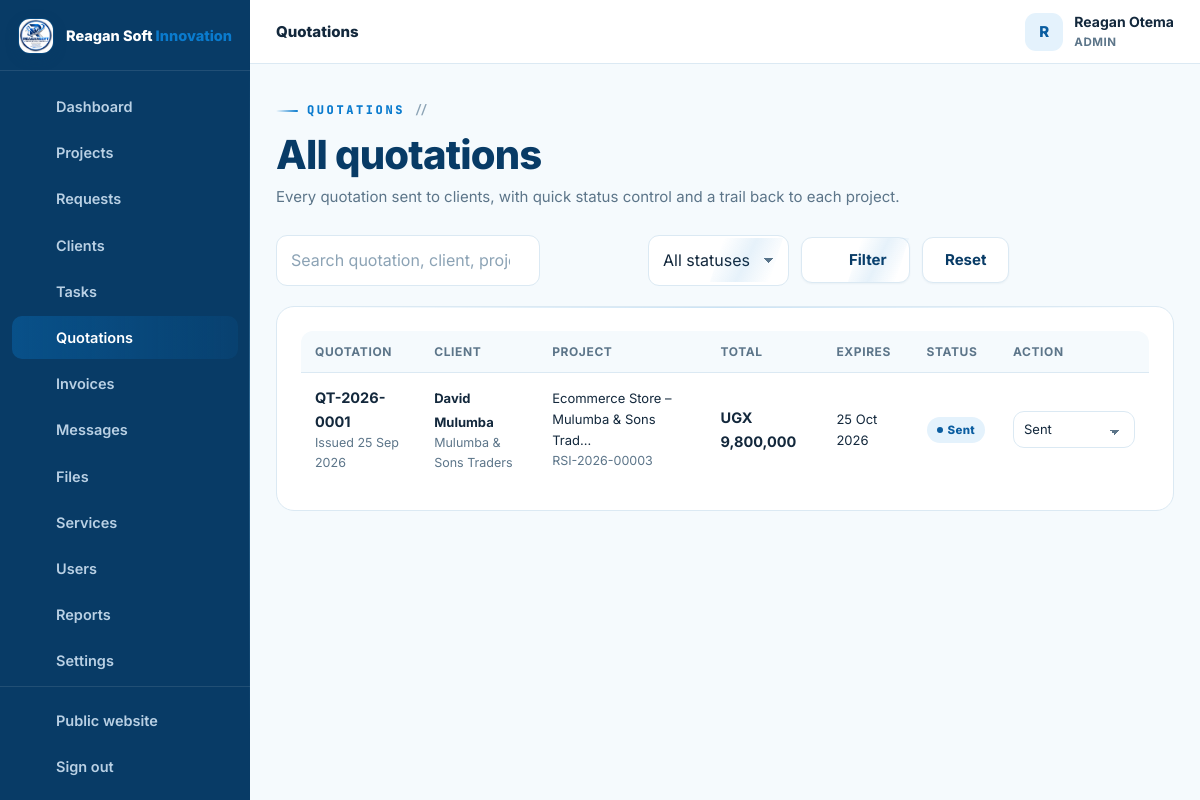
Screenshot of /admin/quotations.php (signed in) with the database file from the repository.
### tables this page shows
CREATE TABLE IF NOT EXISTS users (
  id INT UNSIGNED AUTO_INCREMENT PRIMARY KEY,
  full_name VARCHAR(150) NOT NULL,
  email VARCHAR(190) NOT NULL UNIQUE,
  phone VARCHAR(40) NULL,
  password_hash VARCHAR(255) NOT NULL,
  role ENUM('admin','staff','client') NOT NULL DEFAULT 'client',
  company VARCHAR(190) NULL,
  address VARCHAR(255) NULL,
  avatar VARCHAR(255) NULL,
  active TINYINT(1) NOT NULL DEFAULT 1,
  failed_logins INT UNSIGNED NOT NULL DEFAULT 0,
  locked_until DATETIME NULL,
  last_login_at DATETIME NULL,
  created_at TIMESTAMP DEFAULT CURRENT_TIMESTAMP,
  updated_at TIMESTAMP DEFAULT CURRENT_TIMESTAMP ON UPDATE CURRENT_TIMESTAMP,
  INDEX idx_users_role (role),
  INDEX idx_users_active (active)
);

CREATE TABLE IF NOT EXISTS quotations (
  id INT UNSIGNED AUTO_INCREMENT PRIMARY KEY,
  quotation_no VARCHAR(30) NOT NULL UNIQUE,
  project_id INT UNSIGNED NOT NULL,
  client_id INT UNSIGNED NOT NULL,
  issued_on DATE NOT NULL,
  expiry_date DATE NULL,
  subtotal DECIMAL(14,2) NOT NULL DEFAULT 0,
  discount DECIMAL(14,2) NOT NULL DEFAULT 0,
  tax_percent DECIMAL(5,2) NOT NULL DEFAULT 0,
  total DECIMAL(14,2) NOT NULL DEFAULT 0,
  status ENUM('draft','sent','accepted','rejected','expired','cancelled') NOT NULL DEFAULT 'draft',
  notes TEXT NULL,
  terms TEXT NULL,
  created_at TIMESTAMP DEFAULT CURRENT_TIMESTAMP,
  updated_at TIMESTAMP DEFAULT CURRENT_TIMESTAMP ON UPDATE CURRENT_TIMESTAMP,
  FOREIGN KEY (project_id) REFERENCES projects(id) ON DELETE CASCADE,
  FOREIGN KEY (client_id) REFERENCES users(id) ON DELETE CASCADE,
  INDEX idx_quotes_project (project_id),
  INDEX idx_quotes_client (client_id)
);

CREATE TABLE IF NOT EXISTS projects (
  id INT UNSIGNED AUTO_INCREMENT PRIMARY KEY,
  ref_no VARCHAR(30) NOT NULL UNIQUE,                
  client_id INT UNSIGNED NOT NULL,
  service_id INT UNSIGNED NULL,
  assigned_to INT UNSIGNED NULL,                     
  title VARCHAR(190) NOT NULL,
  description TEXT NOT NULL,
  requirements TEXT NULL,
  budget DECIMAL(14,2) NULL,
  priority ENUM('low','normal','high','urgent') NOT NULL DEFAULT 'normal',
  status ENUM('NEW','REVIEWING','QUOTATION','APPROVED','IN_PROGRESS','WAITING_FOR_CLIENT','TESTING','COMPLETED','CANCELLED') NOT NULL DEFAULT 'NEW',
  progress TINYINT UNSIGNED NOT NULL DEFAULT 0,
  deadline DATE NULL,
  started_at DATETIME NULL,
  completed_at DATETIME NULL,
  submitted_at TIMESTAMP DEFAULT CURRENT_TIMESTAMP,
  updated_at TIMESTAMP DEFAULT CURRENT_TIMESTAMP ON UPDATE CURRENT_TIMESTAMP,
  FOREIGN KEY (client_id) REFERENCES users(id) ON DELETE CASCADE,
  FOREIGN KEY (service_id) REFERENCES services(id) ON DELETE SET NULL,
  FOREIGN KEY (assigned_to) REFERENCES users(id) ON DELETE SET NULL,
  INDEX idx_projects_client (client_id),
  INDEX idx_projects_status (status),
  INDEX idx_projects_assigned (assigned_to),
  INDEX idx_projects_service (service_id)
);

### config/config.php (called while the page is built, shortened)
<?php
function db(): PDO {
    static $pdo = null;
    if ($pdo === null) {
        try {
            $pdo = new PDO(
                'mysql:host=' . DB_HOST . ';dbname=' . DB_NAME . ';charset=utf8mb4',
                DB_USER,
                DB_PASS,
                [
                    PDO::ATTR_ERRMODE            => PDO::ERRMODE_EXCEPTION,
                    PDO::ATTR_DEFAULT_FETCH_MODE => PDO::FETCH_ASSOC,
                    PDO::ATTR_EMULATE_PREPARES   => false,
                    PDO::ATTR_STRINGIFY_FETCHES  => false,
                    PDO::ATTR_TIMEOUT            => 5,
                    PDO::MYSQL_ATTR_INIT_COMMAND => "SET time_zone = '+03:00', NAMES utf8mb4 COLLATE utf8mb4_unicode_ci",
                ]
            );
        } catch (PDOException $e) {
            db_connection_failed($e);
        }
    }
    return $pdo;
}
function e(mixed $value): string {
    return htmlspecialchars((string)($value ?? ''), ENT_QUOTES, 'UTF-8');
}
function flash(string $key, ?string $value = null): ?string {
    $msg = $_SESSION['flash'][$key] ?? null;
    return $msg;
}
function app_url(string $path = ''): string {
    return APP_URL . ($path === '' ? '' : '/' . ltrim($path, '/'));
}
function current_user(): ?array {
    static $user = false;
    if ($user === false) {
        if (empty($_SESSION['user_id'])) {
            $user = null;
        } else {
            $st = db()->prepare('SELECT * FROM users WHERE id = ? AND active = 1 LIMIT 1');
            $st->execute([(int)$_SESSION['user_id']]);
            $user = $st->fetch() ?: null;
        }
    }
    return $user;
}
function is_logged_in(): bool {
    return current_user() !== null;
}
function user_role(): ?string {
    $u = current_user();
    return $u['role'] ?? null;
}
function require_login(): void {
    if (!is_logged_in()) {
        $_SESSION['intended'] = $_SERVER['REQUEST_URI'] ?? '';
        flash('error', 'Please sign in to continue.');
        redirect(app_url('login.php'));
    }
}
function require_staff(): void {
    require_login();
}
require_once __DIR__ . '/../inc/functions.php';

### admin/quotations.php (the view, shortened to what this page needs)
<?php
require __DIR__ . '/../config/config.php';
require_staff();
$pdo = db();
$st = $_GET['status'] ?? '';
$q  = trim($_GET['q'] ?? '');
$page = max(1, (int)($_GET['page'] ?? 1));
$perPage = 15;
$where = ['1=1'];
$params = [];
$whereSql = implode(' AND ', $where);
$count = $pdo->prepare("SELECT COUNT(*) c FROM quotations q JOIN projects p ON p.id = q.project_id JOIN users u ON u.id = q.client_id WHERE $whereSql");
$count->execute($params);
$pg = paginate((int)$count->fetch()['c'], $perPage, $page);
$sql = "SELECT q.*, u.full_name AS client_name, u.company, p.title AS project_title, p.ref_no AS project_ref, p.id AS project_id
        FROM quotations q
        JOIN projects p ON p.id = q.project_id
        JOIN users u ON u.id = q.client_id
        WHERE $whereSql
        ORDER BY q.created_at DESC
        LIMIT $perPage OFFSET {$pg['offset']}";
$stm = $pdo->prepare($sql); $stm->execute($params);
$quotes = $stm->fetchAll();
$currency = settings('currency');
dashboard_head(['title' => 'Quotations', 'active' => 'quotations', 'crumb' => 'Quotations']);
?>
<div class="dash-head">
  <div>
    <span class="eyebrow">Quotations</span>
    <h2>All quotations</h2>
    <p class="sub">Every quotation sent to clients, with quick status control and a trail back to each project.</p>
  </div>
</div>
<form class="toolbar" method="get" action="quotations.php">
  <div class="field" style="margin:0;flex-grow:1;max-width:360px">
    <input class="input" id="q" name="q" type="search" placeholder="Search quotation, client, project…" value="<?= e($q) ?>">
  </div>
  <div class="field" style="margin:0"><label class="visually-hidden" for="status">Status</label>
    <select class="select" id="status" name="status">
      <option value="">All statuses</option>
    </select>
  </div>
  <button class="btn btn-ghost" type="submit"><?= icon('search') ?> Filter</button>
  <a class="btn btn-ghost" href="quotations.php">Reset</a>
</form>
<section class="panel">
  <?php if ($quotes): ?>
    <div class="table-wrap">
      <table class="table">
        <thead><tr><th>Quotation</th><th>Client</th><th>Project</th><th>Total</th><th>Expires</th><th>Status</th><th>Action</th></tr></thead>
        <tbody>
          <?php foreach ($quotes as $qu): ?>
            <tr>
              <td><a class="row-title" href="<?= app_url('admin/project.php?id=' . (int)$qu['project_id'] . '&tab=quotation') ?>"><?= e($qu['quotation_no']) ?></a><div class="row-sub">Issued <?= fmt_date($qu['issued_on']) ?></div></td>
              <td><b class="small"><?= e($qu['client_name']) ?></b><div class="row-sub"><?= e($qu['company'] ?? '—') ?></div></td>
              <td class="small"><?= e(truncate($qu['project_title'], 38)) ?><div class="row-sub"><?= e($qu['project_ref']) ?></div></td>
              <td><b><?= money($qu['total'], $currency) ?></b></td>
              <td class="small"><?= fmt_date($qu['expiry_date']) ?></td>
              <td><?= status_badge($qu['status']) ?></td>
              <td style="min-width:150px">
                <form method="post">
                  <select class="select" name="status" onchange="this.form.submit()" style="padding:7px 30px 7px 10px;font-size:13px">
                    <?php foreach (['draft', 'sent', 'accepted', 'rejected', 'expired', 'cancelled'] as $s): ?><option value="<?= $s ?>" <?= $qu['status'] === $s ? 'selected' : '' ?>><?= e(ucfirst($s)) ?></option><?php endforeach; ?>
                  </select>
                </form>
              </td>
            </tr>
          <?php endforeach; ?>
        </tbody>
      </table>
    </div>
  <?php else: ?>
    <div class="empty"><?= icon('doc') ?><h4>No quotations found</h4><p><?= ($q || $st) ? 'No quotations match your filters.' : 'Create quotations from inside a project when a request is ready.' ?></p></div>
  <?php endif; ?>
</section>
<?php dashboard_footer(); ?>

### inc/layout.php (shortened to what this page needs)
<?php
function dashboard_nav_items(): array {
    $role = user_role();
    $client = [
        ['dashboard', 'Dashboard', app_url('client/index.php'), 'dashboard'],
        ['projects', 'My Projects', app_url('client/projects.php'), 'folder'],
        ['request', 'New Request', app_url('client/request.php'), 'plus'],
        ['messages', 'Messages', app_url('client/messages.php'), 'chat'],
        ['files', 'Files', app_url('client/files.php'), 'file'],
        ['notifications', 'Notifications', app_url('client/notifications.php'), 'bell'],
        ['profile', 'Profile', app_url('client/profile.php'), 'user'],
    ];
    $staff = [
        ['dashboard', 'Dashboard', app_url('admin/index.php'), 'dashboard'],
        ['projects', 'Projects', app_url('admin/projects.php'), 'folder'],
        ['requests', 'Requests', app_url('admin/requests.php'), 'inbox'],
        ['clients', 'Clients', app_url('admin/clients.php'), 'users'],
        ['tasks', 'Tasks', app_url('admin/tasks.php'), 'list'],
        ['quotations', 'Quotations', app_url('admin/quotations.php'), 'doc'],
        ['invoices', 'Invoices', app_url('admin/invoices.php'), 'money'],
        ['messages', 'Messages', app_url('admin/messages.php'), 'chat'],
        ['files', 'Files', app_url('admin/files.php'), 'file'],
    ];
    if ($role === 'admin') {
        $staff = array_merge($staff, [
            ['services', 'Services', app_url('admin/services.php'), 'globe'],
            ['users', 'Users', app_url('admin/users.php'), 'users'],
            ['reports', 'Reports', app_url('admin/reports.php'), 'chart'],
            ['settings', 'Settings', app_url('admin/settings.php'), 'settings'],
            ['audit', 'Audit Logs', app_url('admin/audit.php'), 'search'],
        ]);
    }
    return $role === 'client' ? $client : $staff;
}
function dashboard_head(array $page = []): void {
    $user = current_user();
    $role = user_role();
    $items = dashboard_nav_items();
    $active = $page['active'] ?? '';
    $loginUrl = $role === 'client' ? app_url('client/index.php') : app_url('admin/index.php');
    ?>
<!doctype html>
<html lang="en">
<head>
<link rel="stylesheet" href="<?= app_url('assets/css/style.css') ?>">
<link rel="stylesheet" href="<?= app_url('assets/css/tech.css') ?>">
</head>
<body class="dash-body">
<div class="dash-layout">
  <aside class="sidebar" id="sidebar" aria-label="Portal navigation">
    <div class="sidebar-brand">
      <a class="brand" href="<?= $loginUrl ?>">
        <img src="<?= app_url('assets/img/reagansoftinnovation-logo.jpeg') ?>" alt="" width="38" height="38">
        <span class="brand-text">Reagan Soft <b>Innovation</b></span>
      </a>
    </div>
    <nav class="side-nav">
      <?php foreach ($items as $it): ?>
        <a href="<?= e($it[2]) ?>" class="<?= $active === $it[0] ? 'active' : '' ?>">
          <?= icon($it[3]) ?><span><?= e($it[1]) ?></span>
        </a>
      <?php endforeach; ?>
    </nav>
    <div class="side-bottom">
      <a href="<?= app_url($role !== 'client' ? 'index.php' : 'index.php') ?>"><?= icon('globe') ?><span>Public website</span></a>
      <a href="<?= app_url('logout.php') ?>"><?= icon('logout') ?><span>Sign out</span></a>
    </div>
  </aside>
  <div class="dash-shell">
    <header class="dash-topbar">
      <div class="dash-topbar-title">
        <span class="dash-crumb"><?= e($page['crumb'] ?? 'Portal') ?></span>
      </div>
      <div class="dash-topbar-right">
        <div class="user-chip">
          <span class="user-avatar"><?= e(mb_strtoupper(mb_substr($user['full_name'] ?? '?', 0, 1))) ?></span>
          <div class="user-meta">
            <strong><?= e($user['full_name'] ?? '') ?></strong>
            <small><?= e(mb_strtoupper($role)) ?></small>
          </div>
        </div>
      </div>
    </header>
    <main class="dash-main" id="main">
<?php
}
function dashboard_footer(): void {
    ?>
    </main>
  </div>
</div>
</body>
</html>
<?php
}

### inc/functions.php (shortened to what this page needs)
<?php
function settings(?string $key = null, ?string $default = ''): string {
    static $cache = null;
    if ($cache === null) {
        $cache = ['company_name' => APP_NAME, 'company_phone' => '+256730314979', 'currency' => 'UGX'];
        try {
            $rows = db()->query('SELECT setting_key, setting_value FROM settings')->fetchAll();
            foreach ($rows as $r) {
                $cache[$r['setting_key']] = (string)$r['setting_value'];
            }
        } catch (Throwable $e) {
            log_error('settings() fallback: ' . $e->getMessage());
        }
    }
    return $cache[$key] ?? $default;
}
function money(mixed $amount, string $currency = 'UGX'): string {
    $amount = (float)$amount;
    if ($currency !== '') {
        return $currency . ' ' . number_format($amount, 0);
    }
    return number_format($amount, 0);
}
function fmt_date(?string $date, string $format = 'd M Y'): string {
    $ts = strtotime($date);
    return $ts ? date($format, $ts) : '—';
}
function truncate(string $text, int $length = 90): string {
    return mb_strimwidth($text, 0, $length, '…');
}
function status_badge(string $status): string {
    $class = [
        'NEW' => 'blue', 'REVIEWING' => 'sky', 'QUOTATION' => 'violet',
        'APPROVED' => 'cyan', 'IN_PROGRESS' => 'blue', 'WAITING_FOR_CLIENT' => 'amber',
        'TESTING' => 'violet', 'COMPLETED' => 'green', 'CANCELLED' => 'red',
        'TODO' => 'gray', 'REVIEW' => 'violet',
        'draft' => 'gray', 'sent' => 'blue', 'accepted' => 'green', 'rejected' => 'red', 'expired' => 'amber', 'cancelled' => 'red',
        'paid' => 'green', 'partially_paid' => 'amber', 'overdue' => 'red',
        'active' => 'green', 'inactive' => 'red',
        'read' => 'gray', 'unread' => 'blue',
    ];
    $label = ucwords(str_replace('_', ' ', strtolower((string)$status)));
    return '<span class="badge ' . ($class[$status] ?? 'gray') . '">' . e($label) . '</span>';
}
function paginate(int $total, int $perPage, int $page): array {
    $totalPages = max(1, (int)ceil($total / max(1, $perPage)));
    $page = max(1, min($totalPages, $page));
    $offset = ($page - 1) * $perPage;
    return ['totalPages' => $totalPages, 'page' => $page, 'offset' => $offset];
}
function icon(string $name, string $class = ''): string {
    $path = $paths[$name] ?? $paths['code-s'];
    $cls = $class !== '' ? ' class="' . e($class) . '"' : '';
    return '<svg' . $cls . ' viewBox="0 0 24 24" fill="none" stroke="currentColor" stroke-width="1.8" stroke-linecap="round" stroke-linejoin="round" aria-hidden="true">' . $path . '</svg>';
}
require_once __DIR__ . '/layout.php';

### rows the page displays
users: full_name "R", full_name "Reagan Otema", role "ADMIN"
quotations: quotation_no "QT-2026-0001", issued_on "25 Sep 2026", client.full_name "David Mulumba", client.company "Mulumba & Sons Traders", project.title "Ecommerce Store – Mulumba & Sons Trad…", project.ref_no "RSI-2026-00003", total "UGX 9,800,000", expiry_date "25 Oct 2026", status "Sent"

### other values shown
$it[1] "Dashboard"
$it[1] "Projects"
$it[1] "Requests"
$it[1] "Clients"
$it[1] "Tasks"
$it[1] "Quotations"
$it[1] "Invoices"
$it[1] "Messages"
$it[1] "Files"
$it[1] "Services"
$it[1] "Users"
$it[1] "Reports"
$it[1] "Settings"
$page['crumb'] "Quotations"
